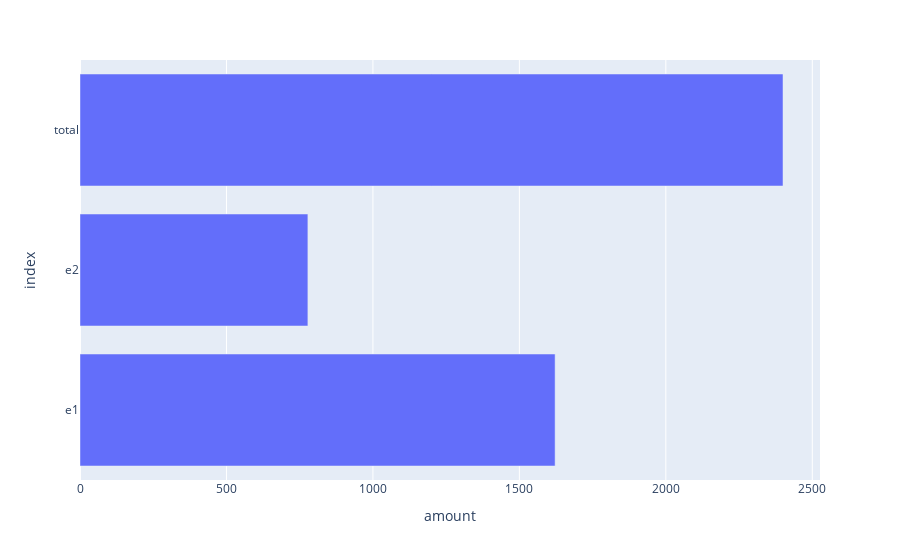
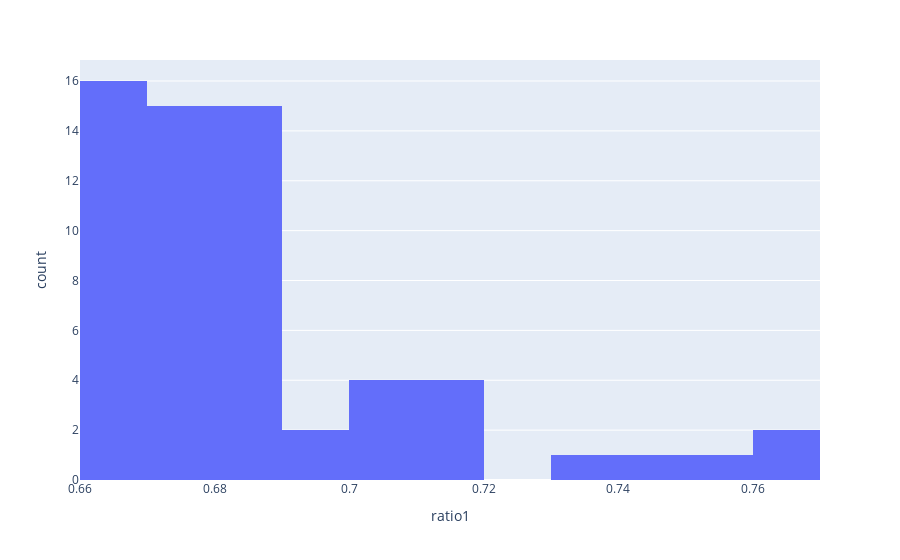
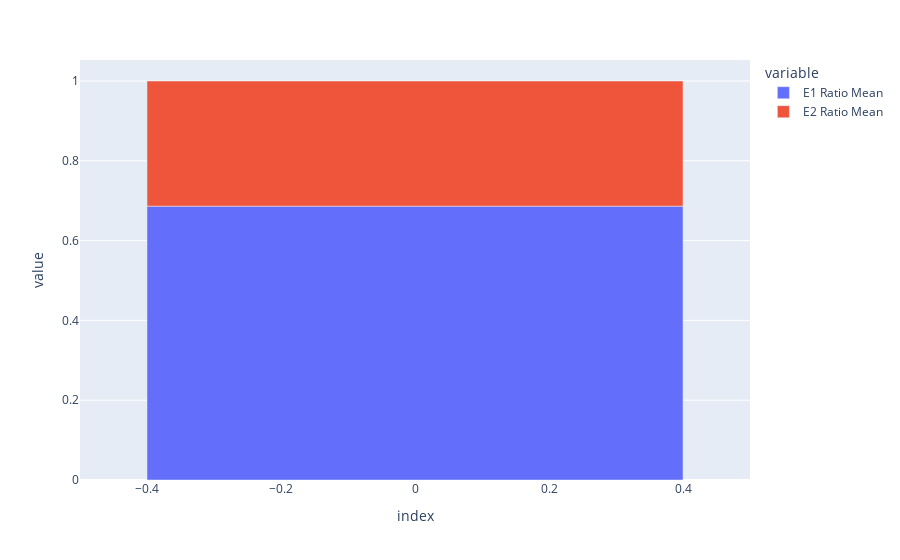

These figures' notebook cell, in order:
### Markdown cell above
Resuming the results of Experiment 3:

### Code cell
visualizations.Model1_graph_results_t1(M1_E3_1)
visualizations.Model1_graph_results_t2(M1_E3_2)
visualizations.Model1_graph_results_t3(M1_E3_3)

### Figure 1 — Plotly figure (JSON) as saved in the notebook; plotly's stock layout.template omitted (floating-point values rounded to 4 significant figures)
{"data": [{"alignmentgroup": "True", "hovertemplate": "amount=%{x}<br>index=%{y}<extra></extra>", "legendgroup": "", "marker": {"color": "#636efa", "pattern": {"shape": ""}}, "name": "", "offsetgroup": "", "orientation": "h", "showlegend": false, "textposition": "auto", "type": "bar", "x": [1622, 778, 2400], "xaxis": "x", "y": ["e1", "e2", "total"], "yaxis": "y"}], "layout": {"barmode": "relative", "legend": {"tracegroupgap": 0}, "margin": {"t": 60}, "xaxis": {"anchor": "y", "domain": [0, 1], "title": {"text": "amount"}}, "yaxis": {"anchor": "x", "domain": [0, 1], "title": {"text": "index"}}}}

### Figure 2 — Plotly figure (JSON) as saved in the notebook; plotly's stock layout.template omitted (floating-point values rounded to 4 significant figures)
{"data": [{"alignmentgroup": "True", "bingroup": "x", "hovertemplate": "ratio1=%{x}<br>count=%{y}<extra></extra>", "legendgroup": "", "marker": {"color": "#636efa", "pattern": {"shape": ""}}, "name": "", "offsetgroup": "", "orientation": "v", "showlegend": false, "type": "histogram", "x": [0.75, 0.675, 0.6667, 0.6842, 0.675, 0.7179, 0.7179, 0.6842, 0.7, 0.6667, 0.6842, 0.675, 0.6667, 0.6842, 0.675, 0.6667, 0.6842, 0.675, 0.6667, 0.6923, 0.6842, 0.675, 0.6667, 0.7632, 0.7692, 0.675, 0.6667, 0.6842, 0.675, 0.6667, 0.6842, 0.675, 0.6667, 0.6842, 0.7, 0.6667, 0.7436, 0.6842, 0.6923, 0.7, 0.7179, 0.6842, 0.675, 0.6667, 0.6842, 0.675, 0.6667, 0.6842, 0.675, 0.6667, 0.7105, 0.675, 0.6667, 0.6842, 0.7, 0.6667, 0.7368, 0.675, 0.6667, 0.6842, 0.6774], "xaxis": "x", "yaxis": "y"}], "layout": {"barmode": "relative", "legend": {"tracegroupgap": 0}, "margin": {"t": 60}, "xaxis": {"anchor": "y", "domain": [0, 1], "title": {"text": "ratio1"}}, "yaxis": {"anchor": "x", "domain": [0, 1], "title": {"text": "count"}}}}

### Figure 3 — Plotly figure (JSON) as saved in the notebook; plotly's stock layout.template omitted (floating-point values rounded to 4 significant figures)
{"data": [{"alignmentgroup": "True", "hovertemplate": "variable=E1 Ratio Mean<br>index=%{x}<br>value=%{y}<extra></extra>", "legendgroup": "E1 Ratio Mean", "marker": {"color": "#636efa", "pattern": {"shape": ""}}, "name": "E1 Ratio Mean", "offsetgroup": "E1 Ratio Mean", "orientation": "v", "showlegend": true, "textposition": "auto", "type": "bar", "x": [0], "xaxis": "x", "y": [0.6864], "yaxis": "y"}, {"alignmentgroup": "True", "hovertemplate": "variable=E2 Ratio Mean<br>index=%{x}<br>value=%{y}<extra></extra>", "legendgroup": "E2 Ratio Mean", "marker": {"color": "#EF553B", "pattern": {"shape": ""}}, "name": "E2 Ratio Mean", "offsetgroup": "E2 Ratio Mean", "orientation": "v", "showlegend": true, "textposition": "auto", "type": "bar", "x": [0], "xaxis": "x", "y": [0.3136], "yaxis": "y"}], "layout": {"barmode": "relative", "legend": {"title": {"text": "variable"}, "tracegroupgap": 0}, "margin": {"t": 60}, "xaxis": {"anchor": "y", "domain": [0, 1], "title": {"text": "index"}}, "yaxis": {"anchor": "x", "domain": [0, 1], "title": {"text": "value"}}}}
